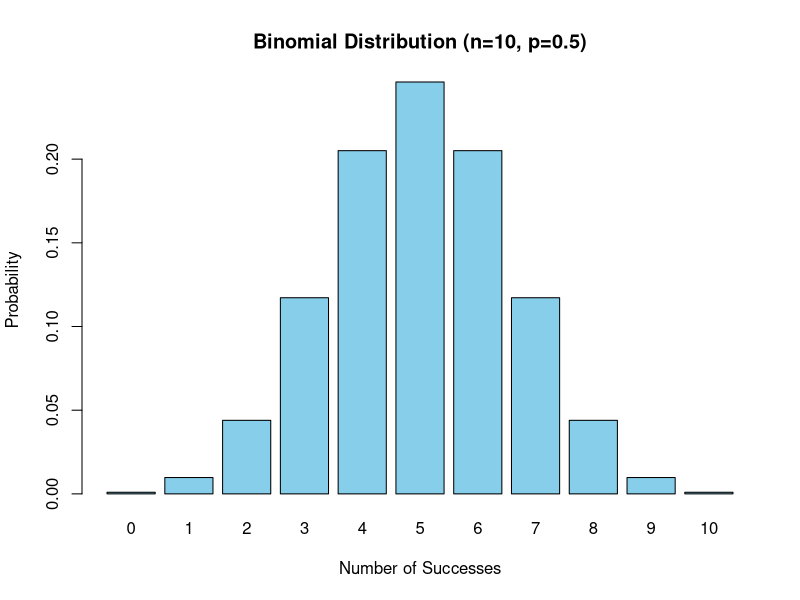
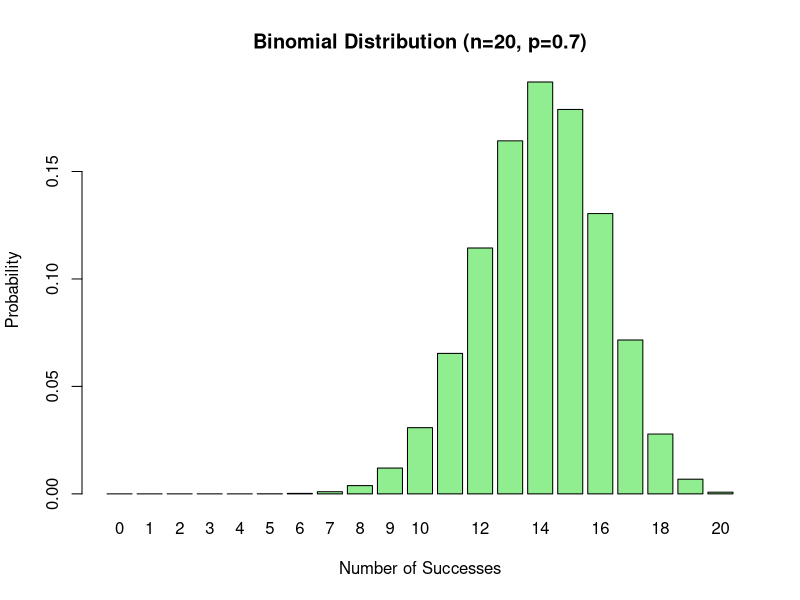
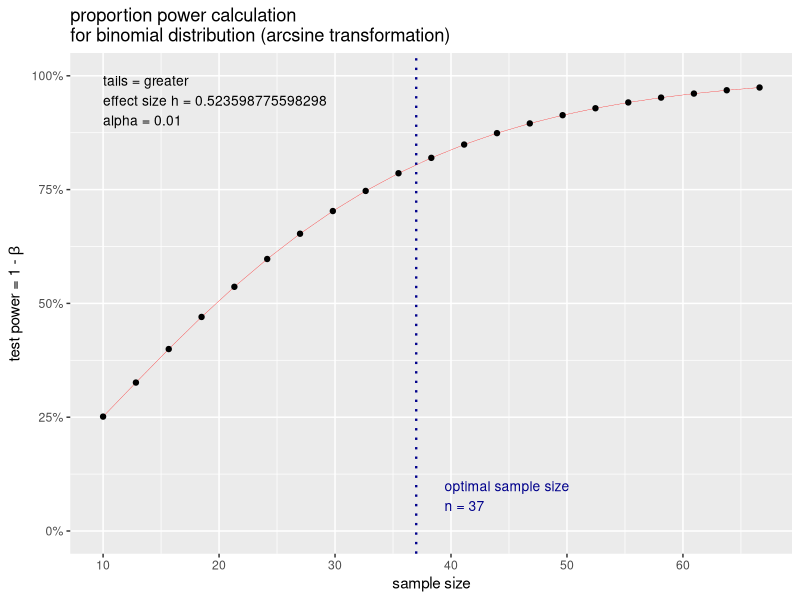
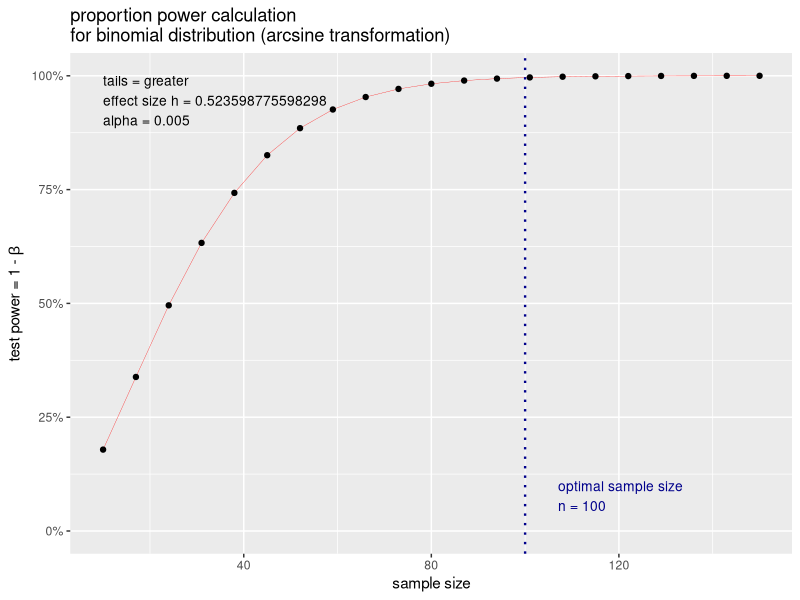

The R script that drew these images, in order:
## ---- chunk 1
# 1. Generating Random Numbers from a Binomial Distribution

# Generate 100 random numbers from a binomial distribution
# 10 trials, probability of success = 0.5
random_numbers <- rbinom(200, size = 30, prob = 0.75)

# Display the first few random numbers
head(random_numbers)
## ---- chunk 2
# 2. Plotting the Binomial Distribution
# Define parameters
size <- 10
prob <- 0.5

# Generate values for the x-axis (number of successes)
x <- 0:size

# Calculate the probability mass function (PMF)
y <- dbinom(x, size = size, prob = prob)

# Create the plot
barplot(y, names.arg = x, col = "skyblue", main = "Binomial Distribution (n=10, p=0.5)",
        xlab = "Number of Successes", ylab = "Probability")
## ---- chunk 3
# 3. Calculating Probability Mass Function (PMF)
# Calculate the probability of getting exactly 3 successes
prob_3_successes <- dbinom(3, size = 10, prob = 0.5)
cat("P(X = 3):", prob_3_successes, "\n")
## ---- chunk 4
# 4. Calculating Cumulative Probability
# Calculate cumulative probability for 3 or fewer successes
cumulative_prob_3 <- pbinom(3, size = 10, prob = 0.5)
cat("P(X ≤ 3):", cumulative_prob_3, "\n")
## ---- chunk 5
# 5. Inverse Cumulative Probability (Quantile Function)
# Calculate the quantile corresponding to cumulative probability 0.95
quantile_value <- qbinom(0.95, size = 10, prob = 0.5)
cat("The number of successes at the 95th percentile:", quantile_value, "\n")
## ---- chunk 6
# 6. Two-Sample Proportion Test (Binomial Test)
# Perform a binomial test to check if the proportion is different from 0.5
binom_test <- binom.test(55, 100, p = 0.5)

# Output results
print(binom_test)
## ---- chunk 7
# 7. Calculating Expected Value and Variance
# Define parameters
n <- 10   # Number of trials
p <- 0.5  # Probability of success

# Calculate expected value and variance
expected_value <- n * p
variance <- n * p * (1 - p)

cat("Expected Value:", expected_value, "\n")

cat("Variance:", variance, "\n")
## ---- chunk 8
# 8. Binomial Distribution for Different Parameters
# Define parameters
size <- 20
prob <- 0.7

# Generate values for the x-axis (number of successes)
x <- 0:size

# Calculate the PMF
y <- dbinom(x, size = size, prob = prob)

# Create the plot
barplot(y, names.arg = x, col = "lightgreen", main = "Binomial Distribution (n=20, p=0.7)",
        xlab = "Number of Successes", ylab = "Probability")
## ---- chunk 9
# 9. Power Analysis for a Binomial Test
# install.packages("pwr")
library(pwr)
power_analysis <- pwr.p.test(h = ES.h(p1 = 0.75, p2 = 0.50),
           sig.level = 0.01,
           power = 0.80,
           alternative = "greater")
print(power_analysis)
plot(power_analysis)
power_analysis <- pwr.p.test(h = ES.h(p1 = 0.75, p2 = 0.50),
           sig.level = 0.005,
           n = 100,
           alternative = "greater")
print(power_analysis)
plot(power_analysis)
